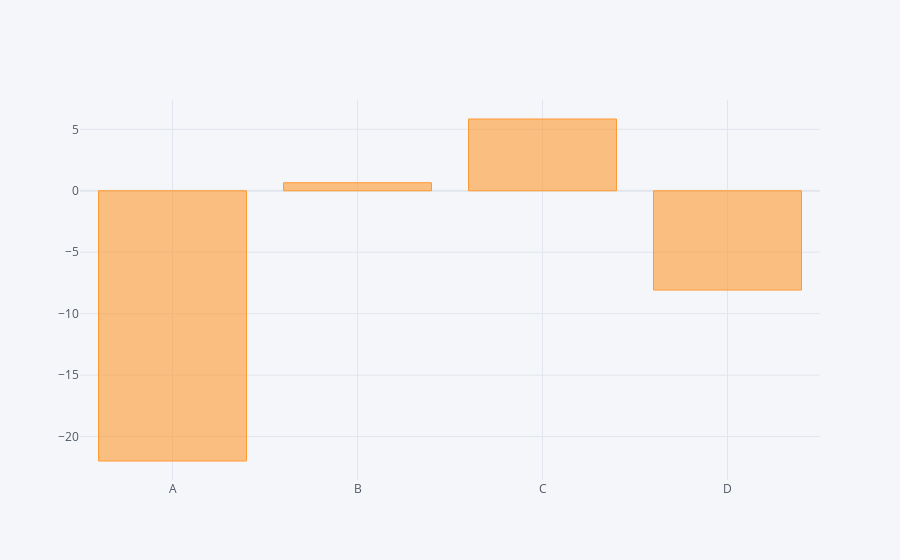

The notebook cell saved with this chart:
### Code cell
df.sum().iplot(kind='bar')

### Figure 1 — Plotly figure (JSON) as saved in the notebook; plotly's stock layout.template omitted (floating-point values rounded to 4 significant figures)
{"data": [{"marker": {"color": "rgba(255, 153, 51, 0.6)", "line": {"color": "rgba(255, 153, 51, 1.0)", "width": 1}}, "name": "None", "orientation": "v", "text": "", "type": "bar", "x": ["A", "B", "C", "D"], "y": [-21.99, 0.6552, 5.841, -8.079]}], "layout": {"legend": {"bgcolor": "#F5F6F9", "font": {"color": "#4D5663"}}, "paper_bgcolor": "#F5F6F9", "plot_bgcolor": "#F5F6F9", "title": {"font": {"color": "#4D5663"}}, "xaxis": {"gridcolor": "#E1E5ED", "showgrid": true, "tickfont": {"color": "#4D5663"}, "title": {"font": {"color": "#4D5663"}, "text": ""}, "zerolinecolor": "#E1E5ED"}, "yaxis": {"gridcolor": "#E1E5ED", "showgrid": true, "tickfont": {"color": "#4D5663"}, "title": {"font": {"color": "#4D5663"}, "text": ""}, "zerolinecolor": "#E1E5ED"}}}
